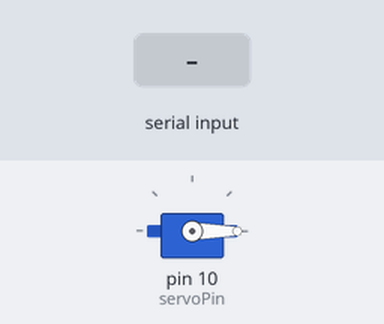
A sketch run on a simulated Arduino Uno, built with avr-gcc and run on an emulated ATmega328P. Shown: servo. The test bench sets the inputs (shaded band).

Above: at 1.2 s.
1.3 s: "90,45\n" received over Serial
At 3.0 s:
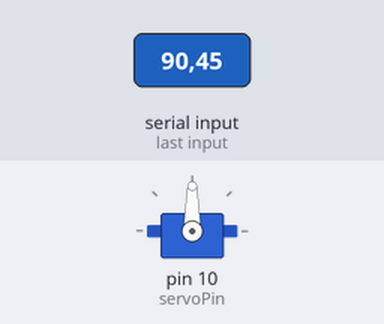
4.3 s: "30,150\n" received over Serial
At 5.4 s:
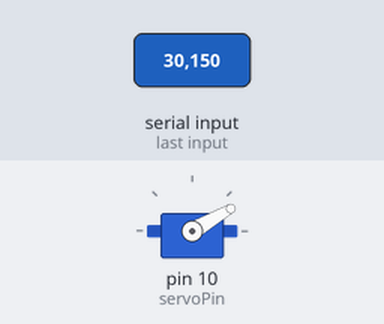
7.3 s: "200\n" received over Serial
At 8.1 s:
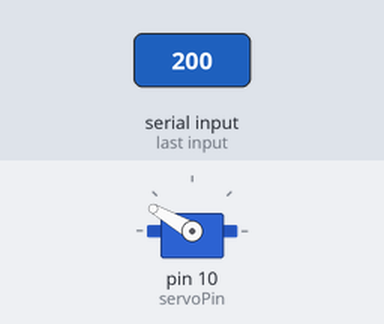
10.3 s: "200\n" received over Serial
13.3 s: "90\n" received over Serial
Timing chart, 0 to 17.3 s (numbered marks = the images above; inputs shaded):
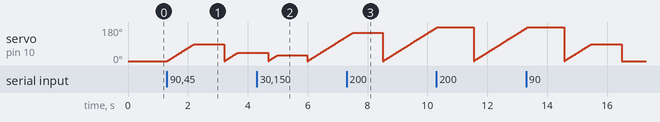

The sketch:

SerialServo2.ino
```cpp
#include <Servo.h>

const int servoPin = 10;
Servo myservo;

void setup() {
  // put your setup code here, to run once:
  Serial.begin(115200);

  myservo.attach(servoPin);
  myservo.write(0);


}

void loop() {
  // put your main code here, to run repeatedly:

  if(Serial.available()){
    int angle = Serial.parseInt();
    for(int i=0; i<=angle; i++){
      myservo.write(i);
      delay(10);
    }
    delay(1000);
    myservo.write(0);
  }
}
```
